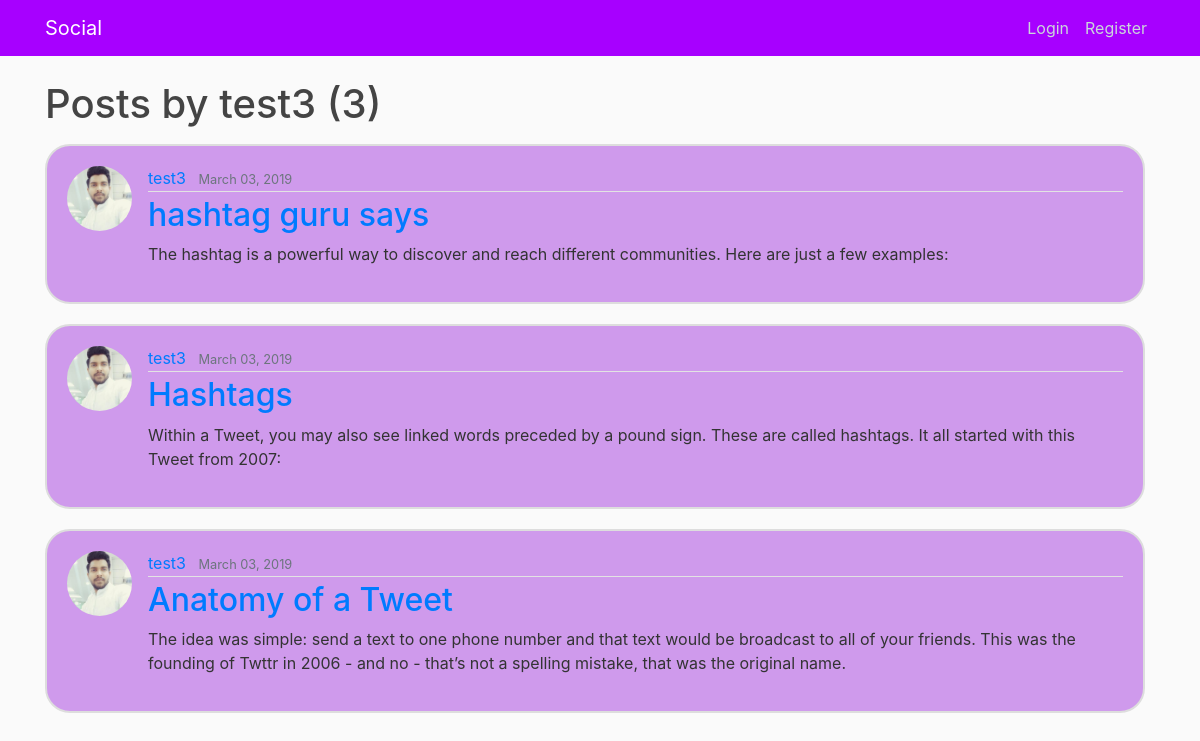
/user/test3, run on the app's committed database.
### blog/models.py (models this page shows, shortened)
class Post(models.Model):
    title = models.CharField(max_length=100)
    content = models.TextField()
    date_posted = models.DateTimeField(default=timezone.now)
    author = models.ForeignKey(User, on_delete=models.CASCADE)

### users/models.py (models this page shows, shortened)
class Profile(models.Model):
    user = models.OneToOneField(User, on_delete=models.CASCADE)
    image = models.ImageField(default='default.jpg', upload_to='profile_pics')

### blog/views.py (the view)
# urls.py: path('user/<str:username>', UserPostListView.as_view(), name='user-posts'),
class UserPostListView(ListView):
    model = Post
    template_name = 'blog/user_posts.html'  # <app>/<model>_<viewtype>.html
    context_object_name = 'posts'
    paginate_by = 5
    def get_queryset(self):
        user = get_object_or_404(User, username=self.kwargs.get('username'))
        return Post.objects.filter(author=user).order_by('-date_posted')

### blog/templates/blog/user_posts.html (shortened to what this page needs)
{% extends "blog/base.html" %}
{% block content %}
    <h1 class="mb-3">Posts by {{ view.kwargs.username }} ({{ page_obj.paginator.count }})</h1>
    {% for post in posts %}
        <article class="media content-section">
          <img class="rounded-circle article-img" src="{{ post.author.profile.image.url }}">
          <div class="media-body">
            <div class="article-metadata">
              <a class="mr-2" href="{% url 'user-posts' post.author.username %}">{{ post.author }}</a>
              <small class="text-muted">{{ post.date_posted|date:"F d, Y" }}</small>
            </div>
            <h2><a class="article-title" href="{% url 'post-detail' post.id %}">{{ post.title }}</a></h2>
            <p class="article-content">{{ post.content }}</p>
          </div>
        </article>
    {% endfor %}
{% endblock content %}

### blog/static/blog/main.css (style rules this page uses)
body { background: #fafafa; color: #333333; margin-top: 5rem; }
h1, h2, h3, h4, h5, h6 { color: #444444; }
.content-section { background: #CF9AEC; padding: 10px 20px; border: 1px solid #dddddd; border-radius: 3px; margin-bottom: 20px; border-radius: 25px; border: 2px solid #dddddd; padding: 20px; width: 1100px; }
.article-title { color: #007bf; }
.article-content { white-space: pre-line; }
.article-img { height: 65px; width: 65px; margin-right: 16px; }
.article-metadata { padding-bottom: 1px; margin-bottom: 4px; border-bottom: 1px solid #e3e3e3 }

### data on the page
Post: author.profile.image (picture), author "test3", date_posted "March 03, 2019", title "hashtag guru says", content "The hashtag is a powerful way to discover and reach different communities. Here are just a few examples:"
Post: author.profile.image (picture), author "test3", date_posted "March 03, 2019", title "Hashtags", content "Within a Tweet, you may also see linked words preceded by a pound sign. These are called hashtags. It all started with this Tweet from 2007:"
Post: author.profile.image (picture), author "test3", date_posted "March 03, 2019", title "Anatomy of a Tweet", content "The idea was simple: send a text to one phone number and that text would be broadcast to all of your friends. This was the founding of Twttr in 2006 - and no - that’s not a spelling mistake, that was the original name."

### other printed values
{{ view.kwargs.username }} "test3"
{{ page_obj.paginator.count }} "3"
